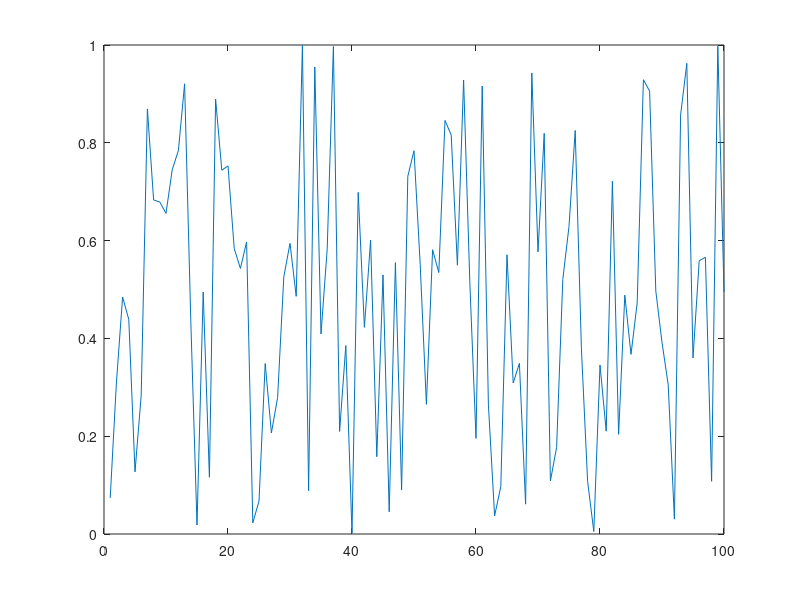

Source code (MATLAB):
function result = test_hold_005
result = false;
a = figure;
plot(rand(1,100));
h = gca;
hold(h,'off');
plot(rand(1,100));
drawnow;
close(a);
result = true;
